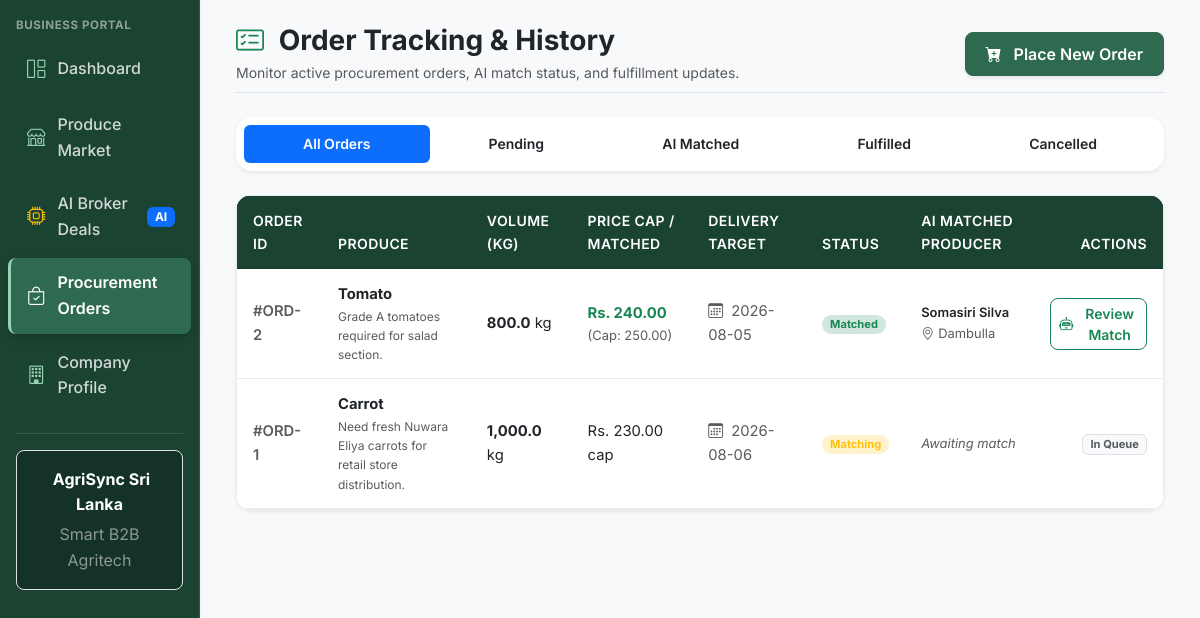
/business/orders.php (signed in), run on the app's committed database.
### tables this page shows
CREATE TABLE IF NOT EXISTS `order_matches` (
  `id` int(11) NOT NULL AUTO_INCREMENT,
  `order_id` int(11) NOT NULL,
  `listing_id` int(11) NOT NULL,
  `farmer_id` int(11) NOT NULL,
  `business_id` int(11) NOT NULL,
  `matched_price` decimal(10,2) NOT NULL,
  `agent_reasoning` text NOT NULL,
  `confidence_score` int(11) NOT NULL,
  `status` enum('proposed','accepted','rejected','completed') NOT NULL DEFAULT 'proposed',
  `created_at` timestamp NOT NULL DEFAULT CURRENT_TIMESTAMP,
  `updated_at` timestamp NOT NULL DEFAULT CURRENT_TIMESTAMP ON UPDATE CURRENT_TIMESTAMP,
  PRIMARY KEY (`id`),
  UNIQUE KEY `unique_match` (`order_id`,`listing_id`),
  KEY `farmer_id_index` (`farmer_id`),
  KEY `business_id_index` (`business_id`),
  KEY `status_index` (`status`),
  CONSTRAINT `fk_match_order` FOREIGN KEY (`order_id`) REFERENCES `order_requests` (`id`) ON DELETE CASCADE,
  CONSTRAINT `fk_match_listing` FOREIGN KEY (`listing_id`) REFERENCES `harvest_listings` (`id`) ON DELETE CASCADE,
  CONSTRAINT `fk_match_farmer` FOREIGN KEY (`farmer_id`) REFERENCES `users` (`id`) ON DELETE CASCADE,
  CONSTRAINT `fk_match_business` FOREIGN KEY (`business_id`) REFERENCES `users` (`id`) ON DELETE CASCADE
);

CREATE TABLE IF NOT EXISTS `order_requests` (
  `id` int(11) NOT NULL AUTO_INCREMENT,
  `business_id` int(11) NOT NULL,
  `crop_type` varchar(50) NOT NULL,
  `quantity_kg` decimal(10,2) NOT NULL,
  `max_price` decimal(10,2) NOT NULL,
  `delivery_date` date NOT NULL,
  `urgency` enum('low','medium','high') NOT NULL DEFAULT 'medium',
  `status` enum('pending','matching','matched','fulfilled','cancelled') NOT NULL DEFAULT 'pending',
  `notes` text DEFAULT NULL,
  `created_at` timestamp NOT NULL DEFAULT CURRENT_TIMESTAMP,
  `updated_at` timestamp NOT NULL DEFAULT CURRENT_TIMESTAMP ON UPDATE CURRENT_TIMESTAMP,
  PRIMARY KEY (`id`),
  KEY `business_id_index` (`business_id`),
  KEY `crop_type_index` (`crop_type`),
  KEY `status_index` (`status`),
  CONSTRAINT `fk_order_business` FOREIGN KEY (`business_id`) REFERENCES `users` (`id`) ON DELETE CASCADE
);

CREATE TABLE IF NOT EXISTS `users` (
  `id` int(11) NOT NULL AUTO_INCREMENT,
  `name` varchar(100) NOT NULL,
  `email` varchar(150) NOT NULL,
  `password_hash` varchar(255) NOT NULL,
  `role` enum('farmer','business','admin') NOT NULL,
  `phone` varchar(20) DEFAULT NULL,
  `district` varchar(50) DEFAULT NULL,
  `is_active` tinyint(1) NOT NULL DEFAULT 1,
  `created_at` timestamp NOT NULL DEFAULT CURRENT_TIMESTAMP,
  `updated_at` timestamp NOT NULL DEFAULT CURRENT_TIMESTAMP ON UPDATE CURRENT_TIMESTAMP,
  PRIMARY KEY (`id`),
  UNIQUE KEY `email_unique` (`email`),
  KEY `role_index` (`role`),
  KEY `district_index` (`district`)
);

### includes/functions.php (called while the page is built, shortened)
<?php
function sanitize(mixed $input): mixed {
    return htmlspecialchars(trim((string)$input), ENT_QUOTES, 'UTF-8');
}

### business/orders.php (the view, shortened to what this page needs)
<?php
require_once __DIR__ . '/../includes/functions.php';
$user_id = (int) ($_SESSION['user_id'] ?? 0);
$status_filter = sanitize($_GET['status'] ?? 'all');
$orders = [];
try {
    $db = getDbConnection();
    $sql = "
        SELECT
            o.id, o.crop_type, o.quantity_kg, o.max_price, o.delivery_date, o.urgency, o.status, o.notes, o.created_at,
            m.id as match_id, m.matched_price, m.confidence_score, m.status as match_status,
            u.name as farmer_name, u.district as farmer_district
        FROM order_requests o
        LEFT JOIN order_matches m ON o.id = m.order_id
        LEFT JOIN users u ON m.farmer_id = u.id
        WHERE o.business_id = :business_id
    ";
    $params = [':business_id' => $user_id];
    $sql .= " ORDER BY o.id DESC";
    $stmt = $db->prepare($sql);
    $stmt->execute($params);
    $orders = $stmt->fetchAll(PDO::FETCH_ASSOC);
} catch (Throwable $e) {
    error_log("Orders Page Error: " . $e->getMessage());
    $error_message = "Unable to fetch orders.";
}
require_once __DIR__ . '/../includes/header.php';
?>
<div class="d-flex" style="min-height: 100vh;">
    <?php require_once __DIR__ . '/../includes/sidebar.php'; ?>
    <div class="flex-grow-1 bg-light p-4 overflow-auto">
        <div class="container-fluid max-w-7xl">
            <div class="d-flex flex-wrap align-items-center justify-content-between mb-4 pb-2 border-bottom">
                <div>
                    <h1 class="h3 fw-bold text-dark mb-1">
                        <i class="bi bi-card-checklist text-success me-2"></i> Order Tracking & History
                    </h1>
                    <p class="text-muted small mb-0">
                        Monitor active procurement orders, AI match status, and fulfillment updates.
                    </p>
                </div>
                <div class="d-flex gap-2 mt-3 mt-md-0">
                    <a href="place_order.php" class="btn btn-primary rounded-3 d-flex align-items-center shadow-sm">
                        <i class="bi bi-cart-plus-fill me-1"></i> Place New Order
                    </a>
                </div>
            </div>
            <div class="card border-0 shadow-sm rounded-4 p-2 mb-4 bg-white">
                <ul class="nav nav-pills nav-fill small fw-semibold">
                    <li class="nav-item">
                        <a class="nav-link <?= $status_filter === 'all' ? 'active bg-primary' : 'text-dark' ?>" href="orders.php?status=all">All Orders</a>
                    </li>
                    <li class="nav-item">
                        <a class="nav-link <?= $status_filter === 'pending' ? 'active bg-primary' : 'text-dark' ?>" href="orders.php?status=pending">Pending</a>
                    </li>
                    <li class="nav-item">
                        <a class="nav-link <?= $status_filter === 'matched' ? 'active bg-primary' : 'text-dark' ?>" href="orders.php?status=matched">AI Matched</a>
                    </li>
                    <li class="nav-item">
                        <a class="nav-link <?= $status_filter === 'fulfilled' ? 'active bg-primary' : 'text-dark' ?>" href="orders.php?status=fulfilled">Fulfilled</a>
                    </li>
                    <li class="nav-item">
                        <a class="nav-link <?= $status_filter === 'cancelled' ? 'active bg-primary' : 'text-dark' ?>" href="orders.php?status=cancelled">Cancelled</a>
                    </li>
                </ul>
            </div>
            <div class="card border-0 shadow-sm rounded-4 overflow-hidden bg-white">
                <div class="table-responsive">
                    <table class="table table-hover align-middle mb-0">
                        <thead class="table-light small">
                            <tr>
                                <th>Order ID</th>
                                <th>Produce</th>
                                <th>Volume (kg)</th>
                                <th>Price Cap / Matched</th>
                                <th>Delivery Target</th>
                                <th>Status</th>
                                <th>AI Matched Producer</th>
                                <th class="text-end">Actions</th>
                            </tr>
                        </thead>
                        <tbody>
                            <?php if (empty($orders)): ?>
                                <tr>
                                    <td colspan="8" class="text-center py-5 text-muted">
                                        <i class="bi bi-box2 fs-1 text-muted d-block mb-2"></i>
                                        No commercial orders found for the selected filter.
                                    </td>
                                </tr>
                            <?php else: ?>
                                <?php foreach ($orders as $o): ?>
                                    <?php
                                        $st = $o['status'];
                                        $badge = 'bg-secondary-subtle text-secondary';
                                        if ($st === 'matching') $badge = 'bg-warning-subtle text-warning';
                                        if ($st === 'matched') $badge = 'bg-success-subtle text-success';
                                    ?>
                                    <tr>
                                        <td class="fw-semibold text-muted">#ORD-<?= (int)$o['id'] ?></td>
                                        <td>
                                            <span class="fw-bold text-dark"><?= htmlspecialchars($o['crop_type'], ENT_QUOTES, 'UTF-8') ?></span>
                                            <?php if (!empty($o['notes'])): ?>
                                                <small class="text-muted d-block" style="font-size: 0.75rem;"><?= htmlspecialchars($o['notes'], ENT_QUOTES, 'UTF-8') ?></small>
                                            <?php endif; ?>
                                        </td>
                                        <td><strong><?= number_format($o['quantity_kg'], 1) ?></strong> kg</td>
                                        <td>
                                            <?php if (!empty($o['matched_price'])): ?>
                                                <span class="text-success fw-bold">Rs. <?= number_format($o['matched_price'], 2) ?></span>
                                                <small class="text-muted d-block">(Cap: <?= number_format($o['max_price'], 2) ?>)</small>
                                            <?php else: ?>
                                                <span>Rs. <?= number_format($o['max_price'], 2) ?> cap</span>
                                            <?php endif; ?>
                                        </td>
                                        <td class="small text-muted">
                                            <i class="bi bi-calendar3 me-1"></i> <?= htmlspecialchars($o['delivery_date'], ENT_QUOTES, 'UTF-8') ?>
                                        </td>
                                        <td>
                                            <span class="badge rounded-pill <?= $badge ?> px-2 py-1 text-capitalize">
                                                <?= htmlspecialchars($st, ENT_QUOTES, 'UTF-8') ?>
                                            </span>
                                        </td>
                                        <td>
                                            <?php if (!empty($o['farmer_name'])): ?>
                                                <span class="fw-semibold text-dark small d-block"><?= htmlspecialchars($o['farmer_name'], ENT_QUOTES, 'UTF-8') ?></span>
                                                <span class="text-muted small"><i class="bi bi-geo-alt me-1"></i><?= htmlspecialchars($o['farmer_district'], ENT_QUOTES, 'UTF-8') ?></span>
                                            <?php else: ?>
                                                <span class="text-muted small fst-italic">Awaiting match</span>
                                            <?php endif; ?>
                                        </td>
                                        <td class="text-end">
                                            <?php if (!empty($o['match_id'])): ?>
                                                <a href="matches.php?order_id=<?= (int)$o['id'] ?>" class="btn btn-sm btn-outline-success rounded-3 px-2 py-1">
                                                    <i class="bi bi-robot"></i> Review Match
                                                </a>
                                            <?php else: ?>
                                                <span class="badge bg-light text-muted border">In Queue</span>
                                            <?php endif; ?>
                                        </td>
                                    </tr>
                                <?php endforeach; ?>
                            <?php endif; ?>
                        </tbody>
                    </table>
                </div>
            </div>
        </div>
    </div>
</div>
<?php require_once __DIR__ . '/../includes/footer.php'; ?>

### assets/css/style.css (style rules this page uses)
:root { --clr-primary: #2D6A4F; --clr-primary-dark: #1B4332; --clr-primary-light: #40916C; --clr-accent: #95D5B2; --clr-accent-light: #D8F3DC; --clr-bg: #F8F9FA; --clr-surface: #FFFFFF; --clr-text: #212529; --clr-text-muted: #6C757D; --clr-border: #E9ECEF; --clr-danger: #DC3545; --clr-warning: #FFC107; --clr-info: #0DCAF0; --radius-sm: 8px; --radius-md: 12px; --radius-lg: 16px; --shadow-sm: 0 2px 8px rgba(0, 0, 0, 0.06); --shadow-md: 0 4px 16px rgba(0, 0, 0, 0.08); --shadow-lg: 0 10px 30px rgba(0, 0, 0, 0.12); --transition-fast: all 0.2s ease; }
body { font-family: 'Inter', -apple-system, BlinkMacSystemFont, 'Segoe UI', Roboto, sans-serif; background-color: var(--clr-bg); color: var(--clr-text); line-height: 1.6; -webkit-font-smoothing: antialiased; }
h1, h2, h3, h4, h5, h6 { font-family: 'Inter', sans-serif; font-weight: 700; color: var(--clr-primary-dark); }
h1 { font-size: 1.75rem; }
.card, .agri-card { background-color: var(--clr-surface); border: 1px solid var(--clr-border); border-radius: var(--radius-md); box-shadow: var(--shadow-sm); transition: var(--transition-fast); }
.btn { border-radius: var(--radius-sm); min-height: 44px; font-weight: 600; display: inline-flex; align-items: center; justify-content: center; gap: 0.5rem; padding: 0.5rem 1.25rem; transition: var(--transition-fast); }
.btn-primary { background-color: var(--clr-primary); border-color: var(--clr-primary); color: #ffffff; }
.table-responsive { border-radius: var(--radius-md); overflow: hidden; box-shadow: var(--shadow-sm); border: 1px solid var(--clr-border); background-color: var(--clr-surface); }
.table { margin-bottom: 0; width: 100%; vertical-align: middle; }
.table thead, .table thead tr, .table thead th { background-color: var(--clr-primary-dark) !important; color: #ffffff !important; font-weight: 600; font-size: 0.875rem; text-transform: uppercase; letter-spacing: 0.03em; padding: 0.875rem 1rem; border-bottom: none; }
.table tbody tr { transition: var(--transition-fast); }
.table tbody td { padding: 0.875rem 1rem; color: var(--clr-text); border-bottom: 1px solid var(--clr-border); font-size: 0.925rem; }

### data on the page
order_matches: order "2", order.crop_type "Tomato", order.notes "Grade A tomatoes required for salad section.", order.quantity_kg "800.0", matched_price "240.00", order.max_price "250.00", order.delivery_date "2026-08-05", order.status "Matched", farmer.name "Somasiri Silva", farmer.district "Dambulla"
order_requests: id "1", crop_type "Carrot", notes "Need fresh Nuwara Eliya carrots for retail store distribution.", quantity_kg "1,000.0", max_price "230.00", delivery_date "2026-08-06", status "Matching", shows "Awaiting match", shows "In Queue"

### other printed values
$user_role "BUSINESS"
